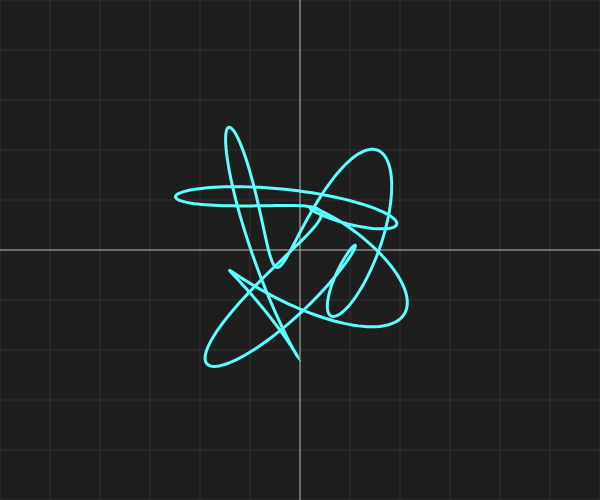
Frame 1 (no input)
Frame 60 (no input): identical to frame 1, image omitted
Frame 120 (the mouse pressed at the canvas centre since frame 60): identical to frame 1, image omitted

The p5.js sketch that drew this single still picture (run headless with seeded random() and noise() and a simulated clock; from frame 60 on, the mouse is pressed at the canvas centre):

// p5.js sketch
// ── sketch.js
let N = 5;
let C = [];
let omega = [];
let points = [];
let t = 0;
let tStep = 0.01;
let curveColor;

let targetN = 5;
let targetC = [];
let targetOmega = [];
let targetCurveColor;

let transitionProgress = 0;
let transitionSpeed = 0.01;
let isTransitioning = false;
let lastUpdateTime = 0;
let updateInterval = 4000; // 4 seconds in milliseconds

function setup() {
  createCanvas(600, 500);
  
  // Generate initial random curve color
  curveColor = generateNiceColor();
  
  // Initialize parameters and plot first curve
  initializeParameters();
  plotCurve();
  
  // Initialize target parameters
  targetN = N;
  targetC = JSON.parse(JSON.stringify(C));
  targetOmega = [...omega];
  targetCurveColor = color(red(curveColor), green(curveColor), blue(curveColor));
  
  lastUpdateTime = millis();
}

function draw() {
  background(30);
  
  // Check if it's time to start transition to target curve
  if (!isTransitioning && millis() - lastUpdateTime > updateInterval) {
    prepareTargetCurve();
    startTransition();
    lastUpdateTime = millis();
  }
  
  // Update transition if active
  if (isTransitioning) {
    updateTransition();
  }
  
  // Draw coordinate system
  drawCoordinateSystem();
  
  // Draw the current curve (or interpolated curve during transition)
  drawCurve();
}

function generateNiceColor() {
  // Generate vibrant colors for the curves
  let colorSchemes = [
    () => color(255, random(80, 150), random(80, 150)),
    () => color(random(80, 150), 255, random(80, 150)),
    () => color(random(80, 150), random(80, 150), 255),
    () => color(random(180, 255), random(80, 150), random(180, 255)),
    () => color(255, random(150, 200), random(80, 120)),
    () => color(random(80, 150), 255, 255),
    () => color(255, random(100, 180), random(180, 255)),
    () => color(255, 255, random(100, 180))
  ];
  
  let randomScheme = random(colorSchemes);
  return randomScheme();
}

function initializeParameters() {
  C = [];
  omega = [];
  
  for (let i = 0; i < N; i++) {
    C.push({
      real: random(-2, 2),
      imag: random(-2, 2)
    });
    omega.push(floor(random(-10, 11)));
  }
}

function prepareTargetCurve() {
  targetN = floor(random(2, 7)); // Random N between 2 and 6
  
  targetC = [];
  targetOmega = [];
  
  for (let i = 0; i < targetN; i++) {
    targetC.push({
      real: random(-2, 2),
      imag: random(-2, 2)
    });
    targetOmega.push(floor(random(-10, 11)));
  }
  
  targetCurveColor = generateNiceColor();
}

function startTransition() {
  isTransitioning = true;
  transitionProgress = 0;
}

function updateTransition() {
  transitionProgress += transitionSpeed;
  
  if (transitionProgress >= 1) {
    // Transition complete - set current to target
    N = targetN;
    C = targetC;
    omega = targetOmega;
    curveColor = targetCurveColor;
    
    // Plot the final target curve
    plotCurve();
    
    // Reset transition
    isTransitioning = false;
    transitionProgress = 0;
  } else {
    // Update points during transition
    plotTransitionCurve();
  }
}

function plotCurve() {
  points = [];
  for (t = 0; t <= TWO_PI; t += tStep) {
    points.push(calculateCurrentPoint(t));
  }
}

function plotTransitionCurve() {
  points = [];
  for (t = 0; t <= TWO_PI; t += tStep) {
    points.push(calculateTransitionPoint(t));
  }
}

let xScale = 30;
let yScale = 30; 
function calculateCurrentPoint(t) {
  let x = 0;
  let y = 0;
  
  for (let i = 0; i < N; i++) {
    let angle = omega[i] * t;
    let expReal = cos(angle);
    let expImag = sin(angle);
    x += C[i].real * expReal - C[i].imag * expImag;
    y += C[i].real * expImag + C[i].imag * expReal;
  }
  
  return createVector(x * xScale, y * yScale);
}

function calculateTransitionPoint(t) {
  let x = 0;
  let y = 0;

  // Use the maximum number of terms between current and target
  let maxTerms = max(N, targetN);

  for (let i = 0; i < maxTerms; i++) {
    // Get current term values (0 if term doesn't exist)
    let currentReal = i < N ? C[i].real : 0;
    let currentImag = i < N ? C[i].imag : 0;
    let currentOmega = i < N ? omega[i] : 0;

    // Get target term values (0 if term doesn't exist)
    let targetReal = i < targetN ? targetC[i].real : 0;
    let targetImag = i < targetN ? targetC[i].imag : 0;
    let targetOmegaVal = i < targetN ? targetOmega[i] : 0; // <-- renamed here

    // Interpolate coefficients and frequencies
    let interpReal = lerp(currentReal, targetReal, transitionProgress);
    let interpImag = lerp(currentImag, targetImag, transitionProgress);
    let interpOmega = lerp(currentOmega, targetOmegaVal, transitionProgress);

    // Calculate the exponential term with interpolated frequency
    let angle = interpOmega * t;
    let expReal = cos(angle);
    let expImag = sin(angle);

    // Calculate contribution
    x += interpReal * expReal - interpImag * expImag;
    y += interpReal * expImag + interpImag * expReal;
  }

  return createVector(x * xScale, y * yScale);
}


function drawCoordinateSystem() {
  push();
  stroke(50);
  strokeWeight(1);
  
  for (let x = -width/2; x <= width/2; x += 50) {
    line(x + width/2, 0, x + width/2, height);
  }
  for (let y = -height/2; y <= height/2; y += 50) {
    line(0, y + height/2, width, y + height/2);
  }
  
  stroke(180);
  strokeWeight(1);
  line(width/2, 0, width/2, height);
  line(0, height/2, width, height/2);
  
  pop();
}

function drawCurve() {
  if (points.length < 2) return;
  
  push();
  translate(width/2, height/2);
  
  // Interpolate color during transition
  if (isTransitioning) {
    let r = lerp(red(curveColor), red(targetCurveColor), transitionProgress);
    let g = lerp(green(curveColor), green(targetCurveColor), transitionProgress);
    let b = lerp(blue(curveColor), blue(targetCurveColor), transitionProgress);
    stroke(r, g, b);
  } else {
    stroke(curveColor);
  }
  
  strokeWeight(3);
  noFill();
  
  beginShape();
  for (let mypoint of points) {
    vertex(mypoint.x, mypoint.y);
  }
  endShape();
  
  pop();
}
